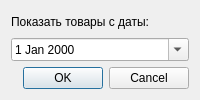
<ui version="4.0"><class>SearchDialog</class>
<widget class="QDialog" name="SearchDialog">
 <layout class="QVBoxLayout"><item><widget class="QLabel" name="label"><property name="text"><string>Показать товары с даты:</string></property></widget></item>
 <item><widget class="QDateEdit" name="dateEdit"><property name="calendarPopup"><bool>true</bool></property></widget></item>
 <item><widget class="QDialogButtonBox" name="buttonBox"><property name="standardButtons"><set>QDialogButtonBox::Cancel|QDialogButtonBox::Ok</set></property></widget></item></layout>
</widget><resources/><connections>
 <connection><sender>buttonBox</sender><signal>accepted()</signal><receiver>SearchDialog</receiver><slot>accept()</slot></connection>
 <connection><sender>buttonBox</sender><signal>rejected()</signal><receiver>SearchDialog</receiver><slot>reject()</slot></connection>
</connections></ui>
